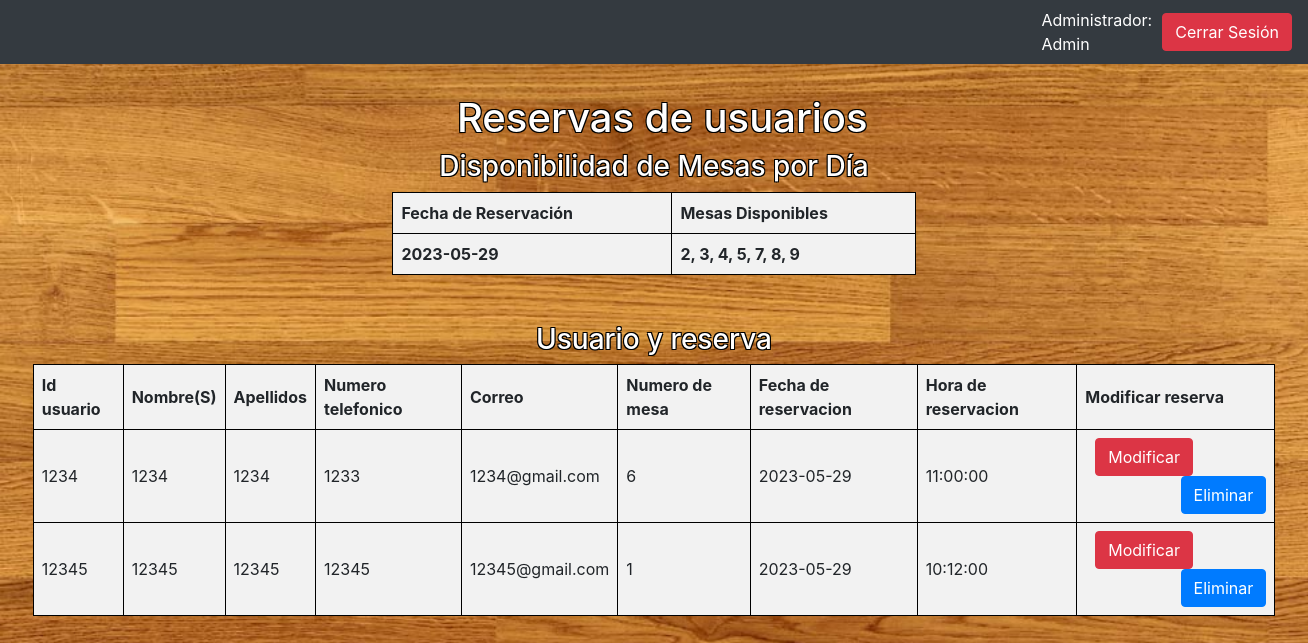
Screenshot of /administrador/index.php (signed in) with the database file from the repository.
### tables this page shows
CREATE TABLE `reservacion` (
  `id_reserva` int(100) NOT NULL,
  `num_mesa` char(6) NOT NULL,
  `fecha_reservacion` date NOT NULL,
  `hora_reservacion` time NOT NULL,
  `id_usuario` int(100) NOT NULL
);

CREATE TABLE `usuarios` (
  `id_usuario` varchar(15) NOT NULL,
  `clave` varchar(50) NOT NULL,
  `nombres` varchar(50) NOT NULL,
  `apellidos` varchar(50) NOT NULL,
  `numero_telefonico` int(11) NOT NULL,
  `email` varchar(50) NOT NULL,
  `id_tipo_usuario` int(11) NOT NULL
);

### administrador/index.php (the view, shortened to what this page needs)
<!DOCTYPE html>
<html lang="es">
<head>
  	<link rel="stylesheet" href="../css/bootstrap.min.css">
    <link rel="stylesheet" href="../css/fondo.css">
</head>
<body>
  <nav class="navbar navbar-expand-lg navbar-dark bg-dark">
    <div class="collapse navbar-collapse" id="navb">
      <form class="form-inline my-2 my-lg-0" style="color: #fff">
      <?php
        if (isset($_SESSION['u_usuario'])) {
          echo "Administrador: <br>" . $_SESSION['u_usuario'] . "<br>";
          echo "<a href='../cerrar_sesion.php' class='btn btn-danger' style='margin-left: 10px'>Cerrar Sesión</a>";
        } else {
          header("Location: ../index.php");
        }
      ?>
      </form>
    </div>
  </nav>
	<div class="container" style="margin-top: 30px;">
	    <div class="row">
	        <div class="col-md-12 row">
	        	<div class="col-md-10 col-xs-12">
	        		<h1>Reservas de usuarios</h1>
	        	</div>
        </div>
	    </div>
	</div>
  <?php
$servername = "localhost";
$username = "root";
$password = "";
$dbname = "proyecto_calidad";
$conn = mysqli_connect($servername, $username, $password, $dbname);
$query = "SELECT DISTINCT fecha_reservacion, num_mesa FROM reservacion";
$result = mysqli_query($conn, $query);
$disponibilidadMesasPorDia = array();
$mesasDisponibles = array(1, 2, 3, 4, 5, 6, 7, 8, 9);
if (mysqli_num_rows($result) > 0) {
    while ($row = mysqli_fetch_assoc($result)) {
        $fechaReservacion = $row['fecha_reservacion'];
        $numMesa = $row['num_mesa'];
        if (!isset($disponibilidadMesasPorDia[$fechaReservacion])) {
            $disponibilidadMesasPorDia[$fechaReservacion] = $mesasDisponibles;
        }
        $index = array_search($numMesa, $disponibilidadMesasPorDia[$fechaReservacion]);
        if ($index !== false) {
            unset($disponibilidadMesasPorDia[$fechaReservacion][$index]);
        }
    }
}
?>
<!DOCTYPE html>
<html>
<head>
</head>
<body>
    <h3>Disponibilidad de Mesas por Día</h3>
    <div style="display: flex; justify-content: center;">
    <table style="border-collapse: collapse; width: 40%;">
    <tr>
        <th style="padding: 8px; border: 1px solid black; background-color: #f2f2f2; font-weight: bold;">Fecha de Reservación</th>
        <th style="padding: 8px; border: 1px solid black; background-color: #f2f2f2; font-weight: bold;">Mesas Disponibles</th>
    </tr>
    <?php foreach ($disponibilidadMesasPorDia as $fecha => $mesasDisponibles) { ?>
        <tr>
            <td style="padding: 8px; border: 1px solid black; background-color: #f2f2f2; font-weight: bold;"><?php echo $fecha; ?></td>
            <td style="padding: 8px; border: 1px solid black; background-color: #f2f2f2; font-weight: bold;">
                <?php
                if (!empty($mesasDisponibles)) {
                    echo implode(", ", $mesasDisponibles);
                } else {
                    echo "Todas las mesas están reservadas";
                }
                ?>
            </td>
        </tr>
    <?php } ?>
</table> </div>
    <br></br>
  <div>
  <h3>Usuario y reserva<h3>
    </div>
    <?php
$servername = "localhost";
$username = "root";
$password = "";
$dbname = "proyecto_calidad";
$conn = mysqli_connect($servername, $username, $password, $dbname);
$query = "SELECT reservacion.*, usuarios.* FROM reservacion JOIN usuarios ON reservacion.id_usuario = usuarios.id_usuario";
$result = mysqli_query($conn, $query);
if (mysqli_num_rows($result) > 0) {
        echo '<div style="display: flex; justify-content: center;">';
        echo '<table style="border-collapse: collapse; width: 95%;">';
        echo '<tr>';
        echo '<th style="padding: 8px; border: 1px solid black; background-color: #f2f2f2; font-weight: bold;">Id usuario</th>';
        echo '<th style="padding: 8px; border: 1px solid black; background-color: #f2f2f2; font-weight: bold;">Nombre(S)</th>';
        echo '<th style="padding: 8px; border: 1px solid black; background-color: #f2f2f2; font-weight: bold;">Apellidos</th>';
        echo '<th style="padding: 8px; border: 1px solid black; background-color: #f2f2f2; font-weight: bold;">Numero telefonico</th>';
        echo '<th style="padding: 8px; border: 1px solid black; background-color: #f2f2f2; font-weight: bold;">Correo</th>';
        echo '<th style="padding: 8px; border: 1px solid black; background-color: #f2f2f2; font-weight: bold;">Numero de mesa</th>';
        echo '<th style="padding: 8px; border: 1px solid black; background-color: #f2f2f2; font-weight: bold;">Fecha de reservacion</th>';
        echo '<th style="padding: 8px; border: 1px solid black; background-color: #f2f2f2; font-weight: bold;">Hora de reservacion</th>';
        echo '<th style="padding: 8px; border: 1px solid black; background-color: #f2f2f2; font-weight: bold;">Modificar reserva</th>';
        echo '</tr>';
    while ($row = mysqli_fetch_assoc($result)) {
        echo '<tr>';
        echo '<td style="padding: 8px; border: 1px solid black; background-color: #f2f2f2;">' . $row["id_usuario"] . '</td>';
        echo '<td style="padding: 8px; border: 1px solid black; background-color: #f2f2f2;">' . $row["nombres"] . '</td>';
        echo '<td style="padding: 8px; border: 1px solid black; background-color: #f2f2f2;">' . $row["apellidos"] . '</td>';
        echo '<td style="padding: 8px; border: 1px solid black; background-color: #f2f2f2;">' . $row["numero_telefonico"] . '</td>';
        echo '<td style="padding: 8px; border: 1px solid black; background-color: #f2f2f2;">' . $row["email"] . '</td>';
        echo '<td style="padding: 8px; border: 1px solid black; background-color: #f2f2f2;">' . $row["num_mesa"] . '</td>';
        echo '<td style="padding: 8px; border: 1px solid black; background-color: #f2f2f2;">' . $row["fecha_reservacion"] . '</td>';
        echo '<td style="padding: 8px; border: 1px solid black; background-color: #f2f2f2;">' . $row["hora_reservacion"] . '</td>';
        echo '<td style="padding: 8px; border: 1px solid black; background-color: #f2f2f2;">';
        echo "<a href='Modificar.php?id_reserva=" . $row["id_reserva"] . "&id_mesa=" . $row["num_mesa"] . "' class='btn btn-danger float-left' style='margin-left: 10px'>Modificar</a>";
        echo "<a href='javascript:eliminarReserva(" . $row["id_reserva"] . ")' class='btn btn-primary float-right ' style='margin-left: 10px'>Eliminar</a>";
        echo '</td>';
        echo '</tr>';
    }
    echo "</table>";
} else {
    echo "No se encontraron resultados.";
}
?>
</body>
</html>

### css/fondo.css (style rules this page uses)
body { height: 100%; background-repeat: no-repeat; background-image: url(../img/Piso.jpg); background-size: cover; background-attachment: fixed; font-size: big; }

### administrador/index.php (style rules this page uses)
h1 { color: white; text-shadow: -1px -1px 0 black, 1px -1px 0 black, -1px 1px 0 black, 1px 1px 0 black; position: relative; left: 40%; }
h3 { color: white; text-shadow: -1px -1px 0 black, 1px -1px 0 black, -1px 1px 0 black, 1px 1px 0 black; position: relative; text-align: center; }

### rows the page displays
reservacion: id_usuario.id_usuario "1234", id_usuario.nombres "1234", id_usuario.apellidos "1234", id_usuario.numero_telefonico "1233", id_usuario.email "1234@gmail.com", num_mesa "6", fecha_reservacion "2023-05-29", hora_reservacion "11:00:00"
reservacion: id_usuario.id_usuario "12345", id_usuario.nombres "12345", id_usuario.apellidos "12345", id_usuario.numero_telefonico "12345", id_usuario.email "12345@gmail.com", num_mesa "1", fecha_reservacion "2023-05-29", hora_reservacion "10:12:00"

### other values shown
$_SESSION['u_usuario'] "Admin"
$fecha "2023-05-29"
implode(", ", $mesasDisponibles) "2, 3, 4, 5, 7, 8, 9"
